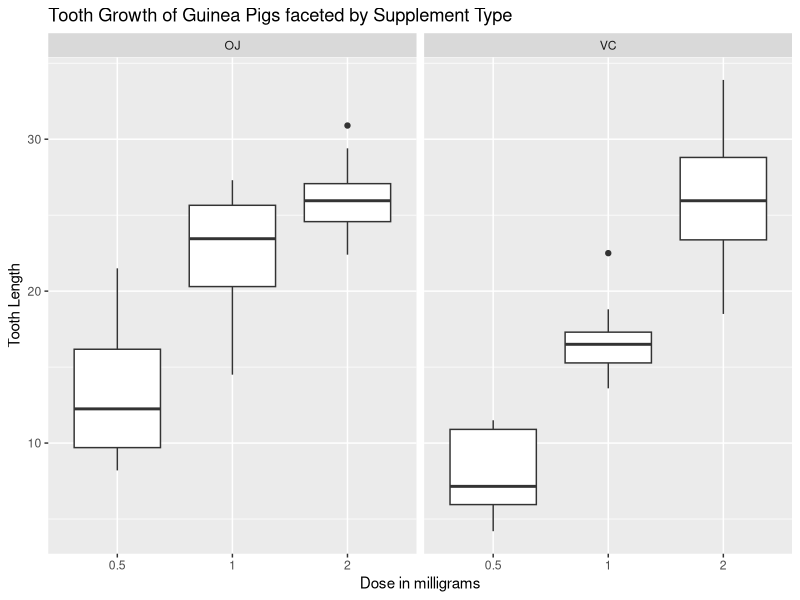

Write the R code that produced this figure.
## ---- chunk 1
library(ggplot2)
head(ToothGrowth)
summary(ToothGrowth)
## ---- chunk 2
data_plot <- ggplot(ToothGrowth, aes(factor(dose),len))
data_plot <- data_plot + geom_boxplot() + facet_grid(. ~ supp) + labs(title="Tooth Growth of Guinea Pigs faceted by Supplement Type", x="Dose in milligrams", y="Tooth Length")
data_plot

var(ToothGrowth[ToothGrowth$dose == 2 & ToothGrowth$supp == "VC",1])
var(ToothGrowth[ToothGrowth$dose == 2 & ToothGrowth$supp == "OJ",1])
